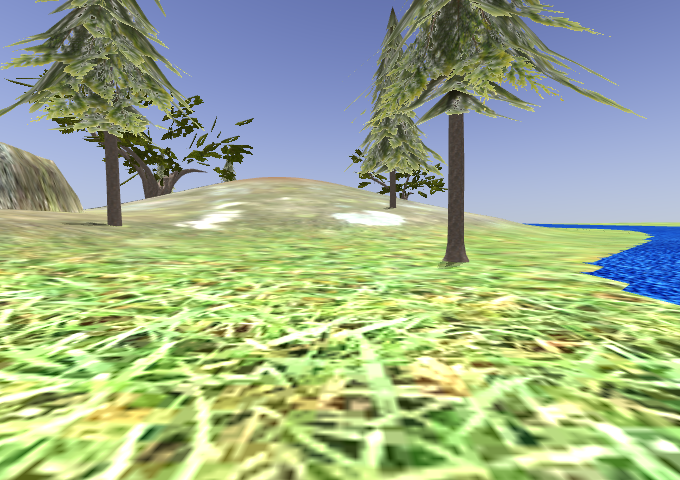
#> input picture custom_data/input_image/rgb_image_1.png, 680 x 480 px; its folder holds 4 pictures in this run
$ python resize.py
#> lines starting #> are read from the running program, lines starting #| are printed output that depends on the picture
from PIL import Image
import os

def resize_images(input_folder, output_folder, size=(2048, 1024)):
#> called with input_folder = './input_image', output_folder = './output_image', size = (2048, 1024)
    if not os.path.exists(output_folder):
        os.makedirs(output_folder)

    for filename in os.listdir(input_folder):
        if filename.endswith(".jpg") or filename.endswith(".png"):
            img_path = os.path.join(input_folder, filename)
            img = Image.open(img_path)
#> img is the input picture: PIL image 680x480 RGB; mean R, G, B 157.2, 174.7, 140.6
            img_resized = img.resize(size, Image.LANCZOS)
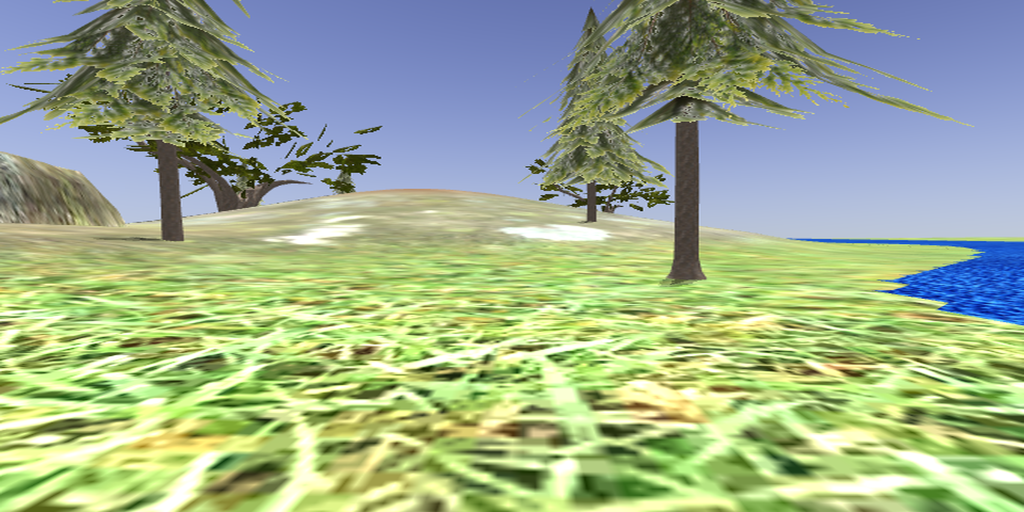
#> img_resized: PIL image 2048x1024 RGB (shown at 1/2 size); mean R, G, B 157.2, 174.6, 140.6
            img_resized.save(os.path.join(output_folder, filename))
            print(f"Resized and saved {filename}")
#> pass 2 of the loop in resize_images, `for filename in os.listdir(input_folder):`:
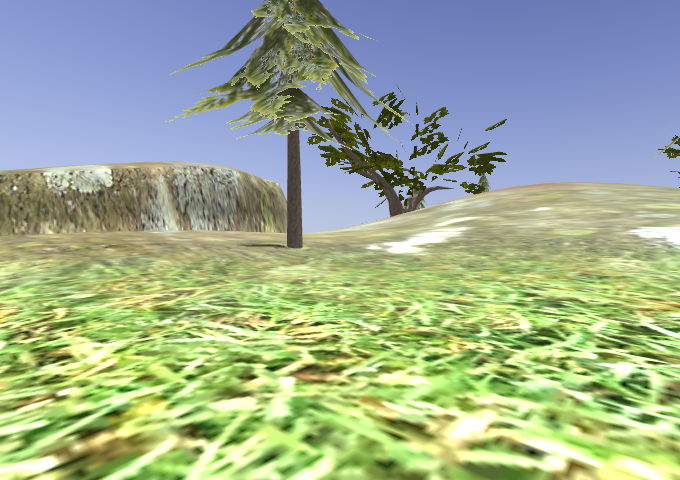
#> input picture custom_data/input_image/rgb_image_10.png, 680 x 480 px
#> in resize_images, img is the input picture: PIL image 680x480 RGB; mean R, G, B 157.7, 174.1, 145.2
#> in resize_images, `img_resized = img.resize(size, Image.LANCZOS)`:
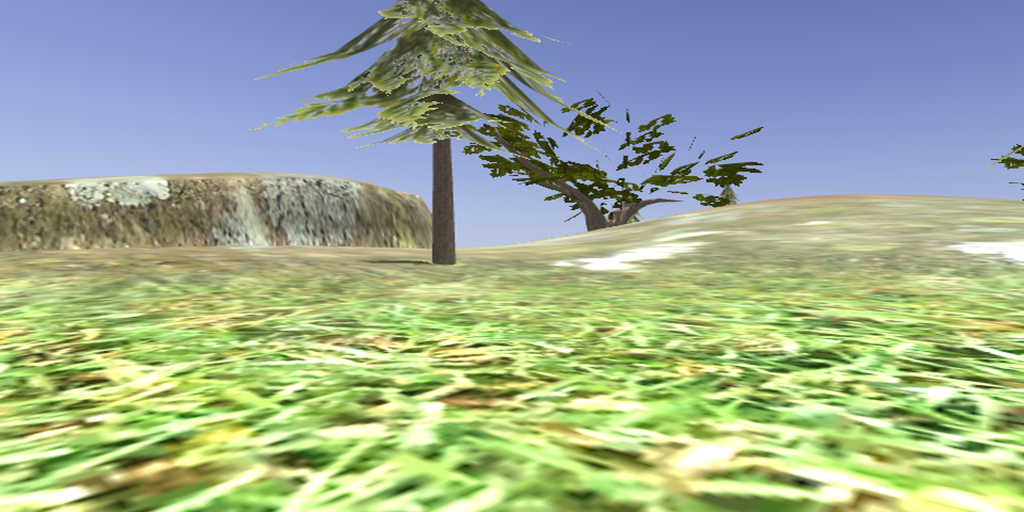
#> img_resized: PIL image 2048x1024 RGB (shown at 1/2 size); mean R, G, B 157.7, 174, 145.2
#> pass 3 of the loop in resize_images, `for filename in os.listdir(input_folder):`:
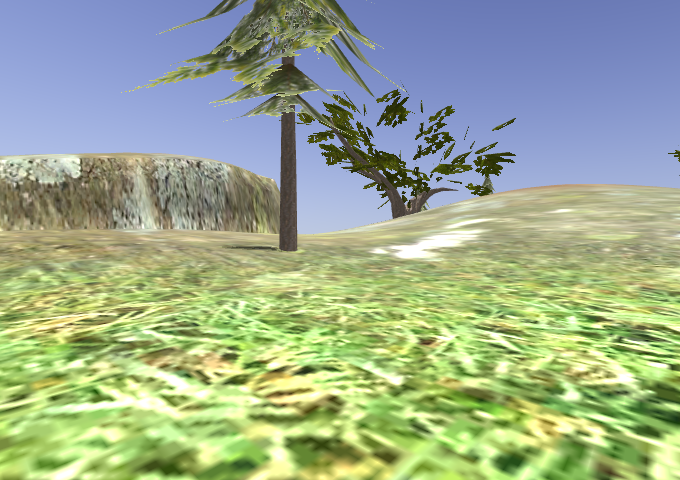
#> input picture custom_data/input_image/rgb_image_11.png, 680 x 480 px
#> in resize_images, img is the input picture: PIL image 680x480 RGB; mean R, G, B 155.4, 171.3, 143.1
#> in resize_images, `img_resized = img.resize(size, Image.LANCZOS)`:
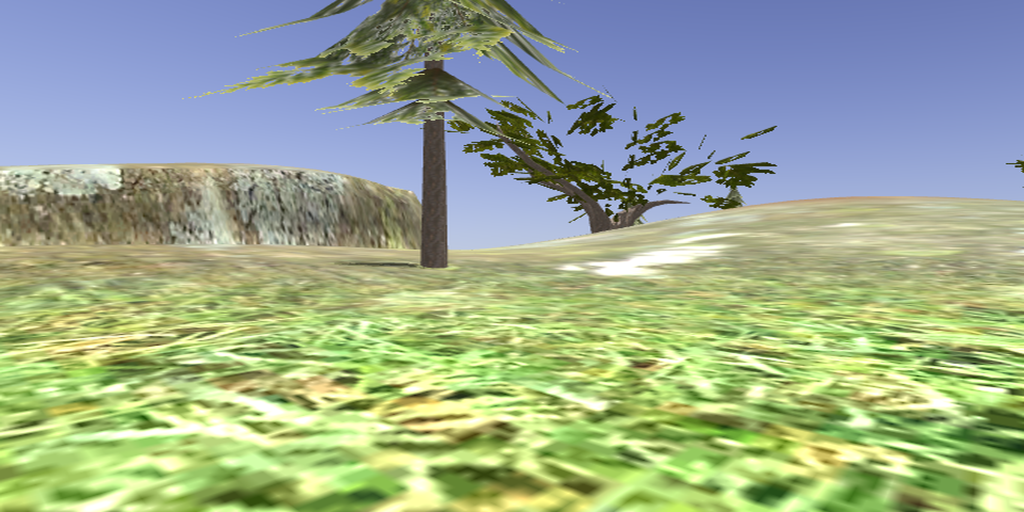
#> img_resized: PIL image 2048x1024 RGB (shown at 1/2 size); mean R, G, B 155.4, 171.3, 143.1
#> the loop made 4 passes; the first 3 are shown

# 폴더 경로 설정
input_folder = './input_image'  # 원본 이미지 폴더 경로
output_folder = './output_image'  # 리사이즈된 이미지가 저장될 폴더 경로

# 이미지 리사이즈 및 저장 실행
resize_images(input_folder, output_folder)
